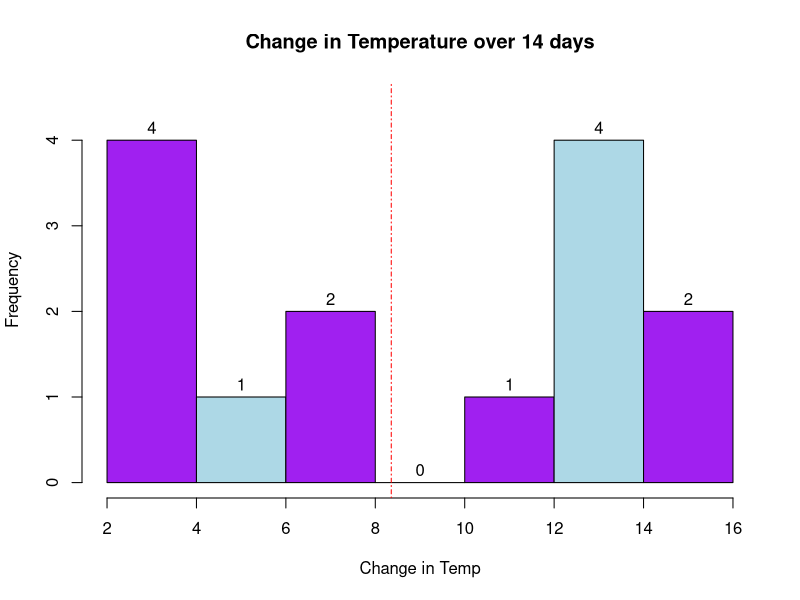
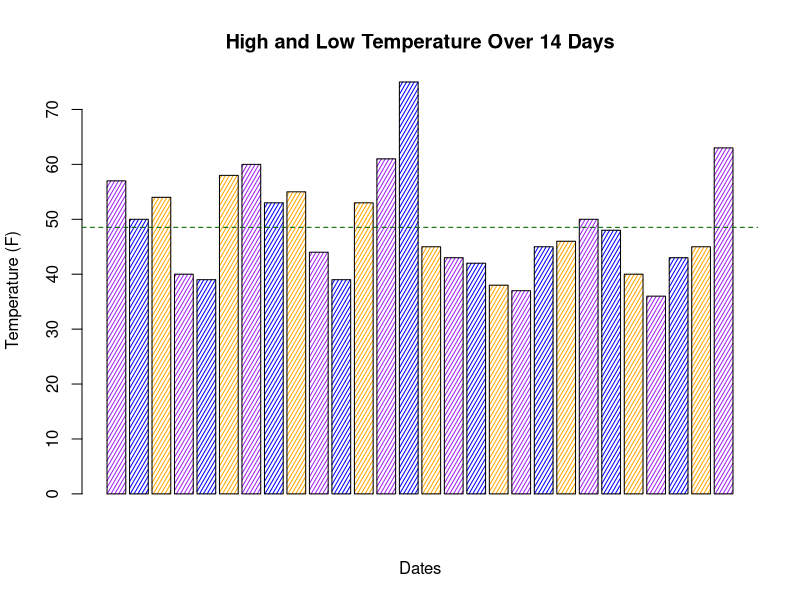
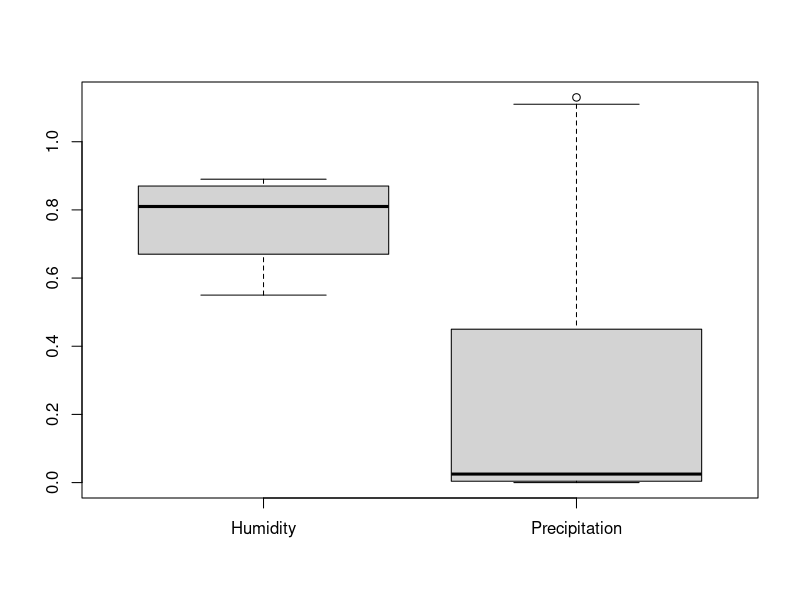

Reproduce these figures in R, in order.
{
  rm(list=ls()); options(show.error.locations = TRUE);
  
  weatherData = read.csv("data/LansingWeather3.csv");
  highTempData = weatherData[ ,"highTemp"];
  lowTempData = weatherData[ ,"lowTemp"];
  day=length("highTemp")
  dateData = weatherData[, "date"];
  
  humidityData = weatherData[ , "humidity"];
  precipData = weatherData[ ,"precipitation"]; 
  
  ###Part 1
  changeTempData = highTempData - lowTempData; 
  
  hist(changeTempData, labels=TRUE, breaks=8, right=FALSE,  
      xlab="Change in Temp", col=c("purple", "lightblue"),
      main="Change in Temperature over 14 days",
      ylim= c(0,4.5));  # ylim is so the values on top of the bar do not get cut off 
  
  meanRange = mean(changeTempData);
  
  abline(v=meanRange, col="red", lty=4); 
  
  ###Part 2
  allTempData = c(highTempData, lowTempData);
  
  barplot(allTempData,
      main = "High and Low Temperature Over 14 Days",
      xlab = "Dates", ylab = "Temperature (F)",
      angle=60, density=30,
      col=c("purple", rgb(0,0,1), "orange"));

  meanTemp = mean(allTempData); 
  abline(h=meanTemp, col="dark green", lty=2);
  
  #Part 3
  boxplot((humidityData/100), precipData,
         names=c("Humidity", "Precipitation"));
}